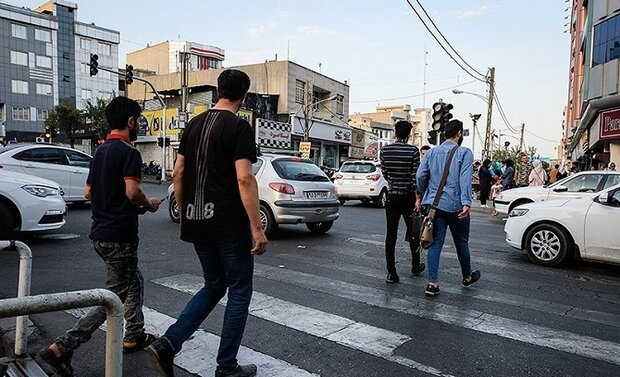
#> input picture 09-Deep Learning with OpenCV/images/pedestrian.jpg, 620 x 377 px
$ jupyter execute --allow-errors 06-MaskRCNN.ipynb
#> lines starting #> are read from the running program, lines starting #| are printed output that depends on the picture
## 1- Importing Libraries

[cell 1]
import cv2
import numpy as np
import matplotlib.pyplot as plt

## 2- Loading Model

[http://download.tensorflow.org/models/object_detection/mask_rcnn_inception_v2_coco_2018_01_28.tar.gz](http://download.tensorflow.org/models/object_detection/mask_rcnn_inception_v2_coco_2018_01_28.tar.gz)

[cell 2]
textGraph = "models/tensorflow/mask_rcnn_inception_v2_coco_2018_01_28.pbtxt"
modelWeights = "models/tensorflow/mask_rcnn_frozen_inference_graph.pb"

# Load the network
#> (the rest of this cell did not finish here and is left out)

## 3- Initialize The Parameters

[cell 3]
confThreshold = 0.5  # Confidence threshold
maskThreshold = 0.3  # Mask threshold

## 4- Auxiliary Functions

[cell 4]
# Draw the predicted bounding box, colorize and show the mask on the image
# [68 lines left out: functions drawBox, postprocess, not called in this run]

## 5- Loading Names of Classes

[cell 5]
# Load names of classes
classesFile = "model/tensorflow/mscoco_labels.names";

classes = None

#> (the rest of this cell did not finish here and is left out)

[cell 6]
classes

## 6- Random Colors to Display in the Output

[cell 7]
# Load the classes
colorsFile = "colors.txt";

#> (the rest of this cell did not finish here and is left out)

## 7- Testing on Images

### Image-1

[cell 8]
import random

frame= cv2.imread("images/pedestrian.jpg")
#> frame is the input picture: shape (377, 620, 3); mean B, G, R 119.9, 114.8, 111.8

# Create a 4D blob from a frame.
blob = cv2.dnn.blobFromImage(frame, swapRB=True, crop=False)

# Set the input to the network
#> (the rest of this cell did not finish here and is left out)

### Image-2

[cell 9]
import random

frame= cv2.imread("images/input.jpg")
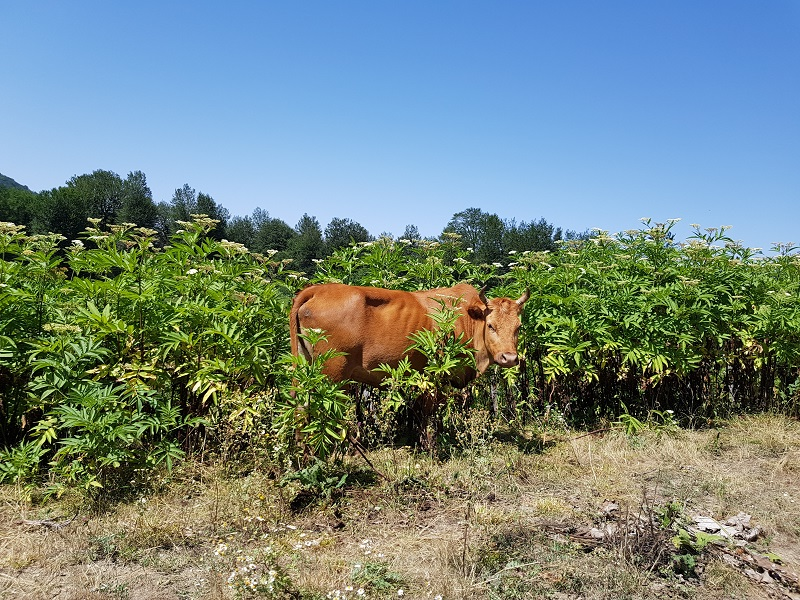
#> input picture 09-Deep Learning with OpenCV/images/input.jpg, 800 x 600 px
#> frame is the input picture: shape (600, 800, 3); mean B, G, R 128.9, 134.4, 116.5

# Create a 4D blob from a frame.
blob = cv2.dnn.blobFromImage(frame, swapRB=True, crop=False)

# Set the input to the network
#> (the rest of this cell did not finish here and is left out)

### Image-3

[cell 10]
import random

frame= cv2.imread("images/alireza-in-workshop.jpg")
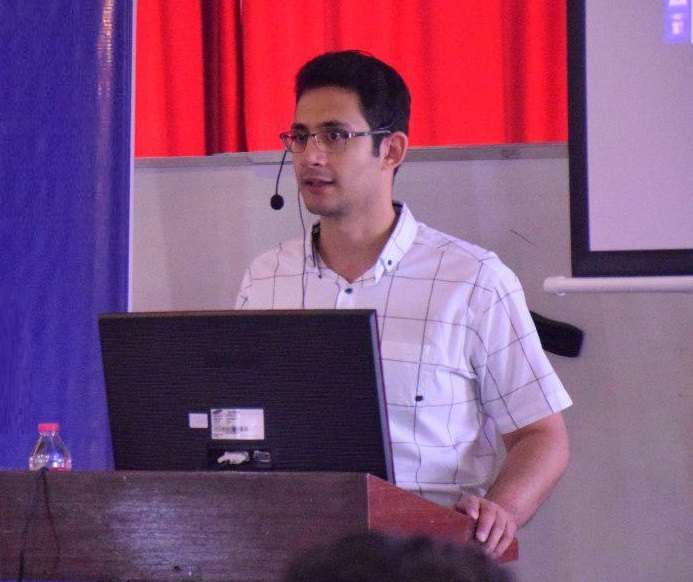
#> input picture 09-Deep Learning with OpenCV/images/alireza-in-workshop.jpg, 693 x 582 px
#> frame is the input picture: shape (582, 693, 3); mean B, G, R 121.4, 81.7, 131.5

# Create a 4D blob from a frame.
blob = cv2.dnn.blobFromImage(frame, swapRB=True, crop=False)

# Set the input to the network
#> (the rest of this cell did not finish here and is left out)
